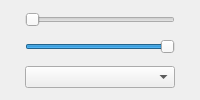
                            <widget class="QWidget" name="frame_umbral_normal">
                             <layout class="QGridLayout" name="gridLayout_6">
                              <property name="leftMargin">
                               <number>0</number>
                              </property>
                              <property name="topMargin">
                               <number>0</number>
                              </property>
                              <property name="rightMargin">
                               <number>0</number>
                              </property>
                              <property name="bottomMargin">
                               <number>0</number>
                              </property>
                              <property name="spacing">
                               <number>0</number>
                              </property>
                              <item row="1" column="0">
                               <widget class="QSlider" name="slider_umbral_max">
                                <property name="minimumSize">
                                 <size>
                                  <width>150</width>
                                  <height>0</height>
                                 </size>
                                </property>
                                <property name="maximumSize">
                                 <size>
                                  <width>150</width>
                                  <height>16777215</height>
                                 </size>
                                </property>
                                <property name="maximum">
                                 <number>255</number>
                                </property>
                                <property name="sliderPosition">
                                 <number>255</number>
                                </property>
                                <property name="orientation">
                                 <enum>Qt::Horizontal</enum>
                                </property>
                               </widget>
                              </item>
                              <item row="0" column="0">
                               <widget class="QSlider" name="slider_umbral_min">
                                <property name="minimumSize">
                                 <size>
                                  <width>150</width>
                                  <height>0</height>
                                 </size>
                                </property>
                                <property name="maximumSize">
                                 <size>
                                  <width>150</width>
                                  <height>16777215</height>
                                 </size>
                                </property>
                                <property name="maximum">
                                 <number>255</number>
                                </property>
                                <property name="orientation">
                                 <enum>Qt::Horizontal</enum>
                                </property>
                               </widget>
                              </item>
                              <item row="2" column="0">
                               <widget class="QComboBox" name="comboBox_umbral">
                                <property name="minimumSize">
                                 <size>
                                  <width>150</width>
                                  <height>0</height>
                                 </size>
                                </property>
                                <property name="maximumSize">
                                 <size>
                                  <width>150</width>
                                  <height>16777215</height>
                                 </size>
                                </property>
                               </widget>
                              </item>
                             </layout>
                            </widget>
